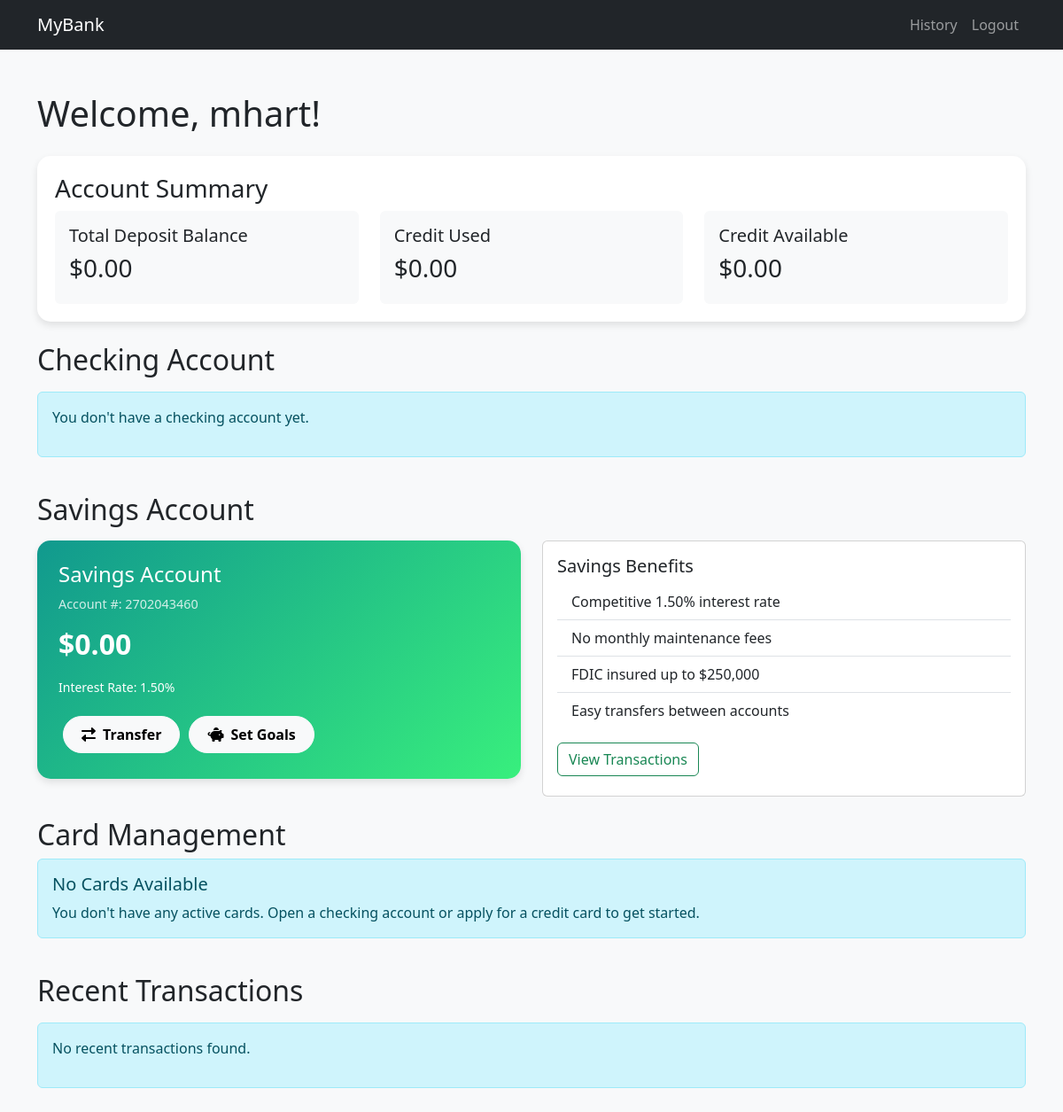
Screenshot of /banking/dashboard/ (signed in) with the database file from the repository.
### banking/models.py (models this page shows, shortened)
class BankAccount(models.Model):
    ACCOUNT_TYPES = [
        ('CHECKING', 'Checking Account'),
        ('SAVINGS', 'Savings Account'),
    ]
    user = models.ForeignKey(User, on_delete=models.CASCADE, related_name='accounts')
    account_type = models.CharField(max_length=10, choices=ACCOUNT_TYPES, default='CHECKING')
    account_number = models.CharField(max_length=20, unique=True)
    balance = models.DecimalField(max_digits=10, decimal_places=2, validators=[MinValueValidator(0)])
    interest_rate = models.DecimalField(max_digits=5, decimal_places=2, default=0.00, help_text='Annual interest rate (%) for savings accounts')
    created_at = models.DateTimeField(auto_now_add=True)
    updated_at = models.DateTimeField(auto_now=True)
    is_primary = models.BooleanField(default=False, help_text='Designates whether this is the primary account for the user')
    class Meta:
        unique_together = ['user', 'account_type']

### banking/views.py (the view)
# urls.py: path('dashboard/', views.DashboardView.as_view(), name='dashboard'),
class DashboardView(LoginRequiredMixin, TemplateView):
    template_name = 'banking/dashboard.html'
    def get_context_data(self, **kwargs):
        context = super().get_context_data(**kwargs)
        user = self.request.user
        checking_account = BankAccount.objects.filter(user=user, account_type='CHECKING').first()
        savings_account = BankAccount.objects.filter(user=user, account_type='SAVINGS').first()
        credit_cards = CreditCard.objects.filter(user=user)
        primary_account = BankAccount.objects.filter(user=user, is_primary=True).first() or checking_account
        if primary_account:
            accounts = BankAccount.objects.filter(user=user)
            recent_transactions = Transaction.objects.filter(
                account__in=accounts
            ).order_by('-timestamp')[:5]
        else:
            recent_transactions = []
        total_deposit_balance = sum(account.balance for account in [checking_account, savings_account] if account)
        total_credit_used = sum(card.current_balance for card in credit_cards)
        total_credit_available = sum(card.available_credit for card in credit_cards)
        context.update({
            'checking_account': checking_account,
            'savings_account': savings_account,
            'credit_cards': credit_cards,
            'primary_account': primary_account,
            'recent_transactions': recent_transactions,
            'total_deposit_balance': total_deposit_balance,
            'total_credit_used': total_credit_used,
            'total_credit_available': total_credit_available
        })
        return context

### banking/templates/banking/dashboard.html (shortened to what this page needs)
{% load static %}
{% load humanize %}
<!DOCTYPE html>
<html lang="en">
<head>
    <link href="https://cdn.jsdelivr.net/npm/bootstrap@5.3.0-alpha1/dist/css/bootstrap.min.css" rel="stylesheet">
    <link rel="stylesheet" href="https://cdnjs.cloudflare.com/ajax/libs/font-awesome/6.0.0-beta3/css/all.min.css">
</head>
<body>
    <nav class="navbar navbar-expand-lg navbar-dark bg-dark">
        <div class="container">
            <a class="navbar-brand" href="{% url 'banking:dashboard' %}">MyBank</a>
            <div class="collapse navbar-collapse" id="navbarNav">
                <ul class="navbar-nav ms-auto">
                    <li class="nav-item">
                        <a class="nav-link" href="{% url 'banking:transaction_history' %}">History</a>
                    </li>
                    <li class="nav-item">
                        <a class="nav-link" href="{% url 'banking:logout' %}">Logout</a>
                    </li>
                </ul>
            </div>
        </div>
    </nav>
    <div class="container py-5">
        <h1 class="mb-4">Welcome, {% if user.first_name and user.last_name %}{{ user.first_name }} {{ user.last_name }}{% elif user.first_name %}{{ user.first_name }}{% else %}{{ user.username }}{% endif %}!</h1>
        <div class="summary-card mb-4">
            <h3>Account Summary</h3>
            <div class="row">
                <div class="col-md-4">
                    <div class="card border-0 bg-light p-3">
                        <h5>Total Deposit Balance</h5>
                        <h3>${{ total_deposit_balance|floatformat:2|intcomma }}</h3>
                    </div>
                </div>
                <div class="col-md-4">
                    <div class="card border-0 bg-light p-3">
                        <h5>Credit Used</h5>
                        <h3>${{ total_credit_used|floatformat:2|intcomma }}</h3>
                    </div>
                </div>
                <div class="col-md-4">
                    <div class="card border-0 bg-light p-3">
                        <h5>Credit Available</h5>
                        <h3>${{ total_credit_available|floatformat:2|intcomma }}</h3>
                    </div>
                </div>
            </div>
        </div>
        <div class="row mb-4">
            <div class="col-12">
                <h2 class="mb-3">Checking Account</h2>
            </div>
            {% if checking_account %}
                <div class="col-md-6">
                    <div class="account-card checking-card p-4">
                        <h4>Checking Account</h4>
                        <p class="account-number">Account #: {{ checking_account.account_number }}</p>
                        <h2 class="balance-text mb-3">${{ checking_account.balance|floatformat:2|intcomma }}</h2>
                        <div class="d-flex flex-wrap">
                            <a href="{% url 'banking:send_money' %}" class="btn btn-light action-button"><i class="fas fa-paper-plane me-2"></i>Send</a>
                            <a href="{% url 'banking:deposit' %}" class="btn btn-light action-button"><i class="fas fa-download me-2"></i>Deposit</a>
                            {% if savings_account %}
                                <a href="{% url 'banking:transfer' %}" class="btn btn-light action-button"><i class="fas fa-exchange-alt me-2"></i>Transfer</a>
                            {% endif %}
                        </div>
                    </div>
                </div>
                <div class="col-md-6">
                    <div class="card h-100">
                        <div class="card-body">
                            <h5 class="card-title">Quick Actions</h5>
                            <div class="d-grid gap-2">
                                <a href="{% url 'banking:transaction_history' %}?account_id={{ checking_account.id }}" class="btn btn-outline-primary">View Transactions</a>
                                <a href="{% url 'banking:setup_direct_deposit' %}" class="btn btn-outline-secondary">Set up Direct Deposit</a>
                                <a href="{% url 'banking:order_checks' %}" class="btn btn-outline-secondary">Order Checks</a>
                            </div>
                        </div>
                    </div>
                </div>
            {% else %}
                <div class="col-12">
                    <div class="alert alert-info">
                        <p>You don't have a checking account yet.</p>
                    </div>
                </div>
            {% endif %}
        </div>
        <div class="row mb-4">
            <div class="col-12">
                <h2 class="mb-3">Savings Account</h2>
            </div>
            {% if savings_account %}
                <div class="col-md-6">
                    <div class="account-card savings-card p-4">
                        <h4>Savings Account</h4>
                        <p class="account-number">Account #: {{ savings_account.account_number }}</p>
                        <h2 class="balance-text mb-3">${{ savings_account.balance|floatformat:2|intcomma }}</h2>
                        <p><small>Interest Rate: {{ savings_account.interest_rate }}%</small></p>
                        <div class="d-flex flex-wrap">
                            <a href="{% url 'banking:transfer' %}" class="btn btn-light action-button"><i class="fas fa-exchange-alt me-2"></i>Transfer</a>
                            <a href="#" class="btn btn-light action-button"><i class="fas fa-piggy-bank me-2"></i>Set Goals</a>
                        </div>
                    </div>
                </div>
                <div class="col-md-6">
                    <div class="card h-100">
                        <div class="card-body">
                            <h5 class="card-title">Savings Benefits</h5>
                            <ul class="list-group list-group-flush">
                                <li class="list-group-item">Competitive {{ savings_account.interest_rate }}% interest rate</li>
                                <li class="list-group-item">No monthly maintenance fees</li>
                                <li class="list-group-item">FDIC insured up to $250,000</li>
                                <li class="list-group-item">Easy transfers between accounts</li>
                            </ul>
                            <div class="mt-3">
                                <a href="{% url 'banking:transaction_history' %}?account_id={{ savings_account.id }}" class="btn btn-outline-success">View Transactions</a>
                            </div>
                        </div>
                    </div>
                </div>
            {% endif %}
        </div>
        <div class="row mb-4">
            <div class="col-12">
                <h2 class="section-title">Card Management</h2>
            </div>
            {% if not checking_account and not credit_cards %}
            <div class="col-12">
                <div class="alert alert-info">
                    <h5 class="alert-heading">No Cards Available</h5>
                    <p class="mb-0">You don't have any active cards. Open a checking account or apply for a credit card to get started.</p>
                </div>
            </div>
            {% endif %}
        </div>
        <div class="row">
            <div class="col-12">
                <h2 class="mb-3">Recent Transactions</h2>
                {% if recent_transactions %}
                    <div class="table-responsive transaction-table">
                        <table class="table table-striped">
                            <thead class="table-dark">
                                <tr>
                                    <th>Type</th>
                                    <th>Amount</th>
                                    <th>Date</th>
                                    <th>Description</th>
                                    <th>Status</th>
                                </tr>
                            </thead>
                            <tbody>
                                {% for transaction in recent_transactions %}
                                    <tr>
                                        <td>
                                            {% if transaction.transaction_type == 'DEPOSIT' %}
                                                <span class="badge bg-success">Deposit</span>
                                            {% elif transaction.transaction_type == 'WITHDRAWAL' %}
                                                <span class="badge bg-danger">Withdrawal</span>
                                            {% elif transaction.transaction_type == 'TRANSFER' %}
                                                <span class="badge bg-primary">Transfer</span>
                                            {% elif transaction.transaction_type == 'PAYMENT' %}
                                                <span class="badge bg-warning">Payment</span>
                                            {% elif transaction.transaction_type == 'PURCHASE' %}
                                                <span class="badge bg-info">Purchase</span>
                                            {% else %}
                                                <span class="badge bg-secondary">{{ transaction.transaction_type }}</span>
                                            {% endif %}
                                        </td>
                                        <td>${{ transaction.amount|floatformat:2|intcomma }}</td>
                                        <td>{{ transaction.timestamp|date:"M d, Y" }}</td>
                                        <td>{{ transaction.description }}</td>
                                        <td>
                                            {% if transaction.status == 'COMPLETED' %}
                                                <span class="badge bg-success">Completed</span>
                                            {% elif transaction.status == 'PENDING' %}
                                                <span class="badge bg-warning">Pending</span>
                                            {% elif transaction.status == 'FAILED' %}
                                                <span class="badge bg-danger">Failed</span>
                                            {% else %}
                                                <span class="badge bg-secondary">{{ transaction.status }}</span>
                                            {% endif %}
                                        </td>
                                    </tr>
                                {% endfor %}
                            </tbody>
                        </table>
                    </div>
                    <div class="text-end mt-2">
                        <a href="{% url 'banking:transaction_history' %}" class="btn btn-outline-primary">View All Transactions</a>
                    </div>
                {% else %}
                    <div class="alert alert-info">
                        <p>No recent transactions found.</p>
                    </div>
                {% endif %}
            </div>
        </div>
    </div>
</body>
</html>

### banking/templates/banking/dashboard.html (style rules this page uses)
body { background-color: #f8f9fa; }
.account-card { border-radius: 15px; box-shadow: 0 4px 8px rgba(0, 0, 0, 0.1); transition: transform 0.3s; margin-bottom: 20px; }
.savings-card { background: linear-gradient(135deg, #11998e 0%, #38ef7d 100%); color: white; }
.action-button { border-radius: 50px; padding: 8px 20px; font-weight: 600; margin: 5px; transition: all 0.3s; }
.balance-text { font-size: 2rem; font-weight: 700; }
.account-number { font-size: 0.9rem; opacity: 0.8; }
.summary-card { border-radius: 15px; box-shadow: 0 4px 8px rgba(0, 0, 0, 0.1); padding: 20px; margin-bottom: 20px; background-color: white; }

### rows the page displays
BankAccount: account_number "2702043460", balance "0.00", interest_rate "1.50"

### other values shown
{{ user.username }} "mhart"
{{ total_deposit_balance|floatformat:2|intcomma }} "0.00"
{{ total_credit_used|floatformat:2|intcomma }} "0.00"
{{ total_credit_available|floatformat:2|intcomma }} "0.00"
